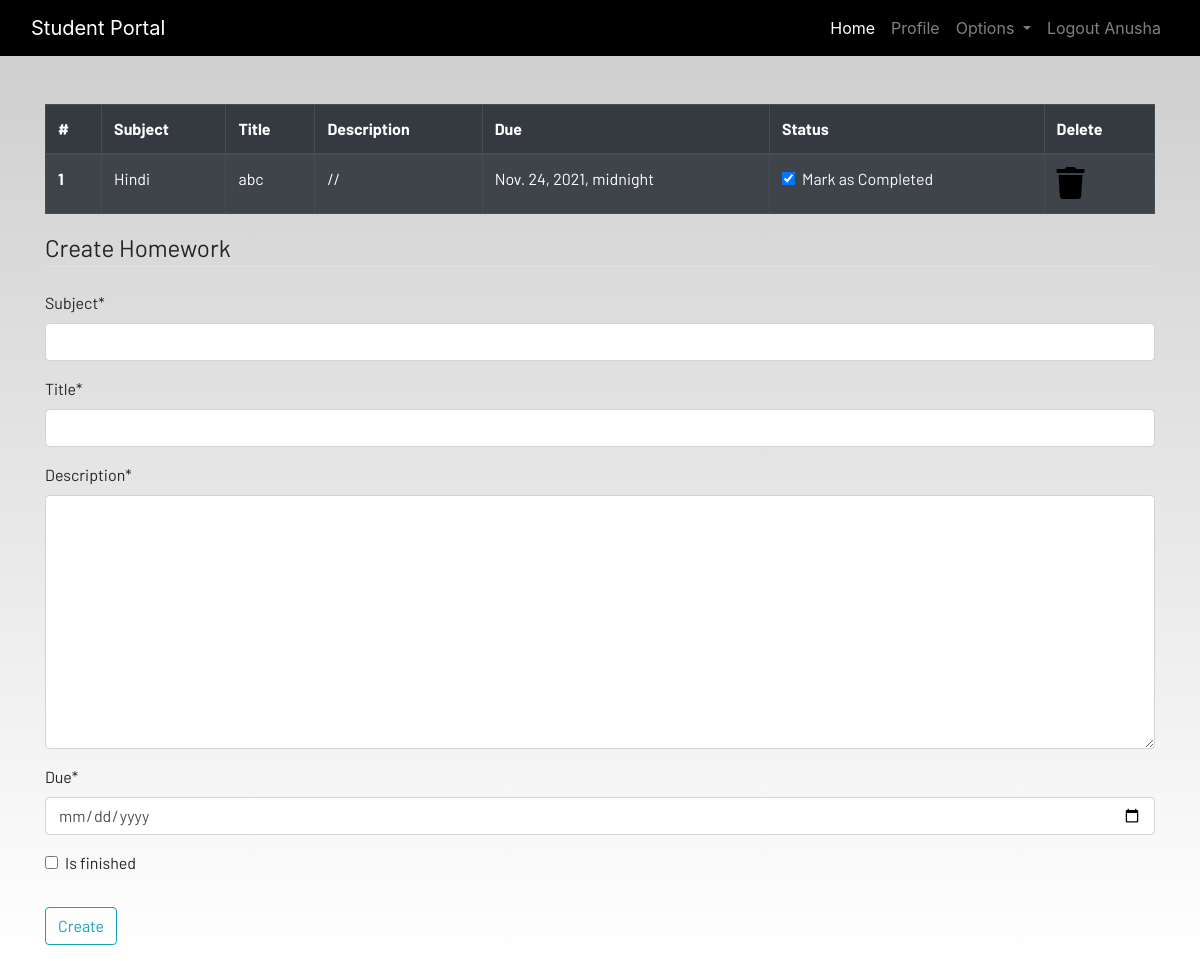
The page /homework (signed in) on the database its author committed.
### dashboard/models.py (models this page shows, shortened)
class Homework(models.Model):
    user = models.ForeignKey(User, on_delete=models.CASCADE)
    subject = models.CharField(max_length=50)
    title = models.CharField(max_length=100)
    description = models.TextField()
    due = models.DateTimeField()
    is_finished=models.BooleanField(default=False)

### dashboard/views.py (the view)
# urls.py: path('homework', views.homework,name="homework"),
@login_required
def homework(request):
    if request.method == "POST":
        form = HomeworkForm(request.POST)
        if form.is_valid():
            try:
                finished = request.POST['is_finished']
                if finished == 'on':
                    finished = True
                else:
                    finished = False
            except:
                finished = False
            homeworks = Homework(
                user=request.user,
                subject=request.POST['subject'],
                title=request.POST['title'],
                description=request.POST['description'],
                due=request.POST['due'],
                is_finished=finished
            )
            homeworks.save()
            messages.success(request, f'Homework Added from {request.user.username}!!')
            return redirect("homework")
    else:
        form = HomeworkForm()
    homework = Homework.objects.filter(user=request.user).order_by("due")
    if len(homework) == 0:
        homework_done = True
    else:
        homework_done = False
    context = {
        'homeworks': homework,
        'homeworks_done': homework_done,
        'form': form,
    }
    return render(request, 'dashboard/homework.html', context)

### dashboard/forms.py
class HomeworkForm(forms.ModelForm):
    class Meta:
        model = Homework
        widgets = {'due':DateInput()}
        fields = ['subject','title','description','due','is_finished']

### dashboard/templates/dashboard/homework.html (shortened to what this page needs)
{% extends 'dashboard/base.html' %}
{% load static %}
{% load crispy_forms_tags %}
{% block content %}
<div class="container">
{% if not homework_done %}
  <table class="table table-striped table-bordered table-hover table-dark">
    <thead>
      <tr>
        <th scope="col">#</th>
        <th scope="col">Subject</th>
        <th scope="col">Title</th>
        <th scope="col">Description</th>
        <th scope="col">Due</th>
        <th scope="col">Status</th>
        <th scope="col">Delete</th>
      </tr>
    </thead>
    <tbody>
      {% for homework in homeworks %}
      <tr>
        <th scope="row">{{forloop.counter}}</th>
        <td>{{homework.subject}}</td>
        <td>{{homework.title}}</td>
        <td>{{homework.description}}</td>
        <td>{{homework.due}}</td>
        <td>
          <a href="{% url 'update-homework' homework.id %}">
            <div class="form-check">
                {% if homework.is_finished == True %}
                <input class="form-check-input" type="checkbox" value="" checked/>
                {% else %}
                <input class="form-check-input" type="checkbox" value=""/>
                {% endif %}
                <label class="form-check-label text-light" for="flexCheckDefault">
                    Mark as Completed
                </label>
            </div>
          </a>
        </td>
        <td>
          <a href="{% url 'delete-homework' homework.id %}"><i class="fa fa-trash fa-2x"></i></a>
        </td>
      </tr>
      {% endfor %}
    </tbody>
  </table>
{% else %}
  <h4>All homeworks are completed!! Create to have more!!</h4>
{% endif %}
</div>
<div class="container">
  <form method="POST" autocomplete="off">
    <fieldset class="form-group">
      <legend class="border-bottom mb-4">Create Homework</legend>
      {{form|crispy}}
    </fieldset>
    <div class="form-group">
      <button href="" class="btn btn-outline-info" type="submit">Create</button>
    </div>
  </form>
</div>
{% endblock content %}

### dashboard/templates/dashboard/base.html (shortened to what this page needs)
<!DOCTYPE html>
{% load static %}
<html lang="en">
  <head>
    <link
      rel="stylesheet"
      href="https://stackpath.bootstrapcdn.com/bootstrap/4.3.1/css/bootstrap.min.css"
    />
    <link
      rel="stylesheet"
      href="https://use.fontawesome.com/releases/v5.7.2/css/all.css"
    />
    <link rel="stylesheet" href="{% static 'css/main.css' %}" />
  </head>
  <body>
    <header>
      <nav class="navbar navbar-expand-lg navbar-dark bg-dark">
        <div class="container-fluid">
          <a class="navbar-brand" href="{% url 'home' %}">Student Portal</a>
          <div
            class="collapse navbar-collapse justify-content-end"
            id="navbarSupportedContent"
          >
            <ul class="navbar-nav mb-2 mb-lg-0">
              <li class="nav-item">
                <a class="nav-link active" aria-current="page" href="{% url 'home' %}">Home</a>
              </li>
              {% if user.is_authenticated %}
              <li class="nav-item">
                <a class="nav-link" href="{% url 'profile' %}">Profile</a>
              </li>
              <li class="nav-item dropdown">
                <a
                  class="nav-link dropdown-toggle"
                  href="#"
                  id="navbarDropdown"
                  role="button"
                  data-toggle="dropdown"
                  aria-haspopup="true"
                  aria-expanded="false"
                >
                  Options
                </a>
              </li>
              <li class="nav-item">
                <a class="nav-link" href="{% url 'logout' %}">Logout {{user.username}}</a>
              </li>
              {% endif %}
            </ul>
          </div>
        </div>
      </nav>
    </header>
    <br /><br />
    <main>
        {% block content %}
        {% endblock content %}
    </main>
  </body>
</html>

### static/css/main.css (style rules this page uses)
html { scroll-behavior: smooth; height: 100%; width: 100%; }
main { font-family: Barlow, Quicksand, Rubik, sans-serif, serif, 'Times New Roman', Times, serif !important; }
.navbar { background-color: rgb(0, 0, 0) !important; }
a { text-decoration: none !important; color: black; }
html, body { max-width: 100%; overflow-x: hidden; height: 100%; width: 100%; }
body { background: linear-gradient(rgba(0, 0, 0, 0.2), rgba(255, 255, 255, 0.5)); overflow-x: hidden; background-repeat: no-repeat; }
.fa { color: black; }

### rows shown on the page
Homework: subject "Hindi", title "abc", description "//", due "Nov. 24, 2021, midnight"

### other values the page prints
{{ user.username }} "Anusha"
